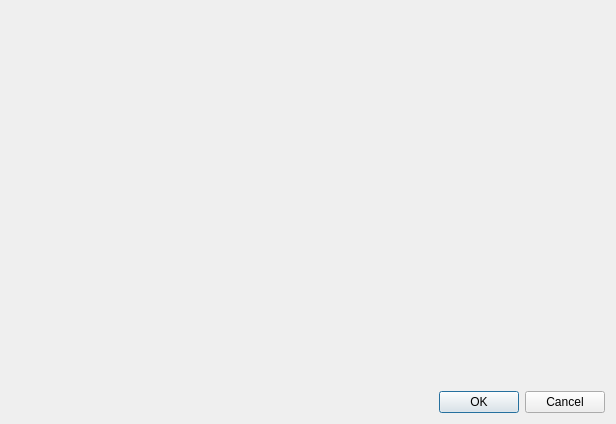
<ui version="4.0" >
 <class>NoteFilterDlg</class>
 <widget class="QDialog" name="NoteFilterDlg" >
  <property name="geometry" >
   <rect>
    <x>0</x>
    <y>0</y>
    <width>616</width>
    <height>424</height>
   </rect>
  </property>
  <property name="windowTitle" >
   <string>Note filter</string>
  </property>
  <layout class="QVBoxLayout" >
   <item>
    <widget class="QWidget" native="1" name="m_pListHldr" />
   </item>
   <item>
    <layout class="QHBoxLayout" >
     <property name="spacing" >
      <number>6</number>
     </property>
     <property name="leftMargin" >
      <number>0</number>
     </property>
     <property name="topMargin" >
      <number>0</number>
     </property>
     <property name="rightMargin" >
      <number>0</number>
     </property>
     <property name="bottomMargin" >
      <number>0</number>
     </property>
     <item>
      <spacer>
       <property name="orientation" >
        <enum>Qt::Horizontal</enum>
       </property>
       <property name="sizeHint" >
        <size>
         <width>131</width>
         <height>10</height>
        </size>
       </property>
      </spacer>
     </item>
     <item>
      <widget class="QPushButton" name="m_pOkB" >
       <property name="text" >
        <string>OK</string>
       </property>
      </widget>
     </item>
     <item>
      <widget class="QPushButton" name="m_pCancelB" >
       <property name="text" >
        <string>Cancel</string>
       </property>
      </widget>
     </item>
    </layout>
   </item>
  </layout>
 </widget>
 <resources/>
 <connections/>
</ui>
